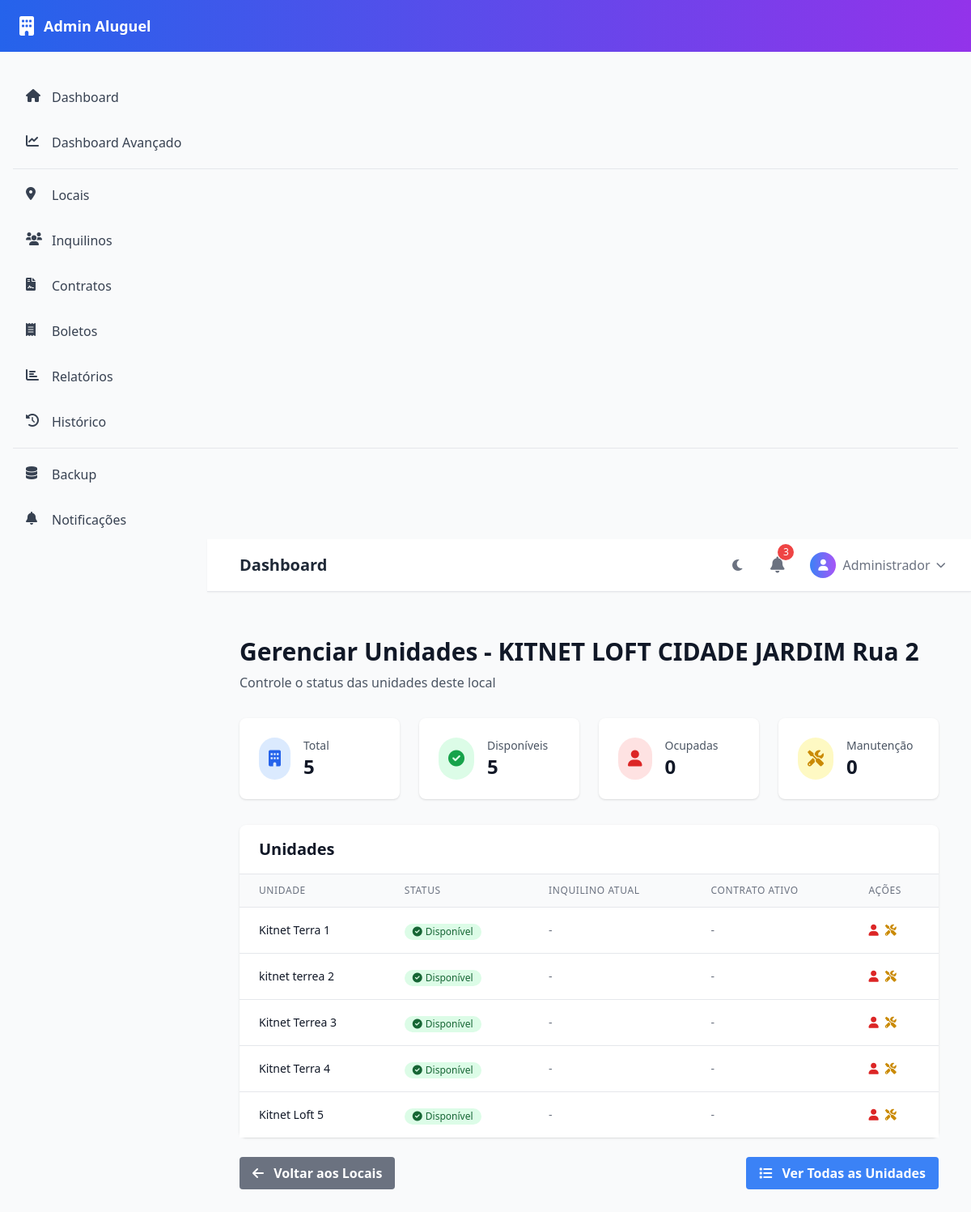
The app's page /gerenciar_unidades/3, older data.
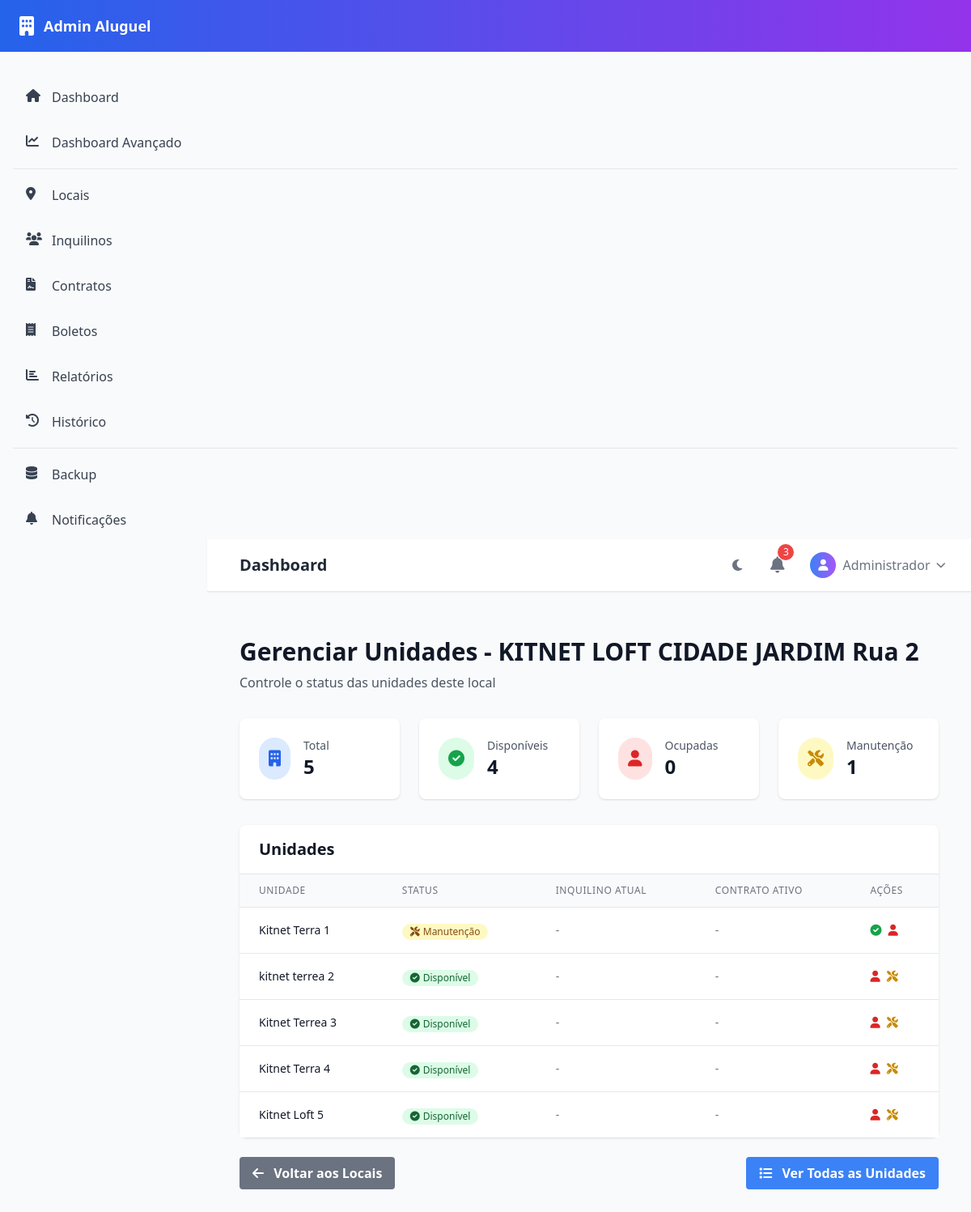
The same page, newer data.
### app/models.py (models this page shows)
class Unidade(db.Model):
    id = db.Column(db.Integer, primary_key=True)
    nome = db.Column(db.String(120), nullable=False)
    local_id = db.Column(db.Integer, db.ForeignKey('local.id'), nullable=False)
    status = db.Column(db.String(20), nullable=False, default='disponivel')  # disponivel, ocupada, manutencao
    inquilinos = db.relationship('Inquilino', backref='unidade', lazy=True)
    contratos = db.relationship('Contrato', backref='unidade', lazy=True)

### app/routes.py (the view)
@app.route('/gerenciar_unidades/<int:local_id>')
def gerenciar_unidades(local_id):
    local = Local.query.get_or_404(local_id)
    unidades = Unidade.query.filter_by(local_id=local_id).all()
    total_unidades = len(unidades)
    unidades_disponiveis = len([u for u in unidades if u.status == 'disponivel'])
    unidades_ocupadas = len([u for u in unidades if u.status == 'ocupada'])
    unidades_manutencao = len([u for u in unidades if u.status == 'manutencao'])
    return render_template('gerenciar_unidades.html',
                         local=local,
                         unidades=unidades,
                         stats={
                             'total': total_unidades,
                             'disponiveis': unidades_disponiveis,
                             'ocupadas': unidades_ocupadas,
                             'manutencao': unidades_manutencao
                         })

### app/templates/gerenciar_unidades.html (shortened to what the changed rows need)
{% extends "base_modern.html" %}
{% block content %}
<div class="container mx-auto px-4 py-8">
    <div class="mb-8">
        <h1 class="text-3xl font-bold text-gray-900 dark:text-white mb-2">
            Gerenciar Unidades - {{ local.nome }}
        </h1>
    </div>
    <div class="grid grid-cols-1 md:grid-cols-4 gap-6 mb-8">
        <div class="bg-white dark:bg-gray-800 rounded-lg shadow p-6">
            <div class="flex items-center">
                <div class="ml-4">
                    <p class="text-sm font-medium text-gray-600 dark:text-gray-400">Disponíveis</p>
                    <p class="text-2xl font-bold text-gray-900 dark:text-white">{{ stats.disponiveis }}</p>
                </div>
            </div>
        </div>
        <div class="bg-white dark:bg-gray-800 rounded-lg shadow p-6">
            <div class="flex items-center">
                <div class="ml-4">
                    <p class="text-sm font-medium text-gray-600 dark:text-gray-400">Manutenção</p>
                    <p class="text-2xl font-bold text-gray-900 dark:text-white">{{ stats.manutencao }}</p>
                </div>
            </div>
        </div>
    </div>
    <div class="bg-white dark:bg-gray-800 rounded-lg shadow">
        <div class="px-6 py-4 border-b border-gray-200 dark:border-gray-700">
            <h2 class="text-xl font-semibold text-gray-900 dark:text-white">Unidades</h2>
        </div>
        <div class="overflow-x-auto">
            <table class="min-w-full divide-y divide-gray-200 dark:divide-gray-700">
                <thead class="bg-gray-50 dark:bg-gray-700">
                    <tr>
                        <th class="px-6 py-3 text-left text-xs font-medium text-gray-500 dark:text-gray-300 uppercase tracking-wider">
                            Unidade
                        </th>
                        <th class="px-6 py-3 text-left text-xs font-medium text-gray-500 dark:text-gray-300 uppercase tracking-wider">
                            Status
                        </th>
                        <th class="px-6 py-3 text-left text-xs font-medium text-gray-500 dark:text-gray-300 uppercase tracking-wider">
                            Inquilino Atual
                        </th>
                        <th class="px-6 py-3 text-left text-xs font-medium text-gray-500 dark:text-gray-300 uppercase tracking-wider">
                            Contrato Ativo
                        </th>
                        <th class="px-6 py-3 text-left text-xs font-medium text-gray-500 dark:text-gray-300 uppercase tracking-wider">
                            Ações
                        </th>
                    </tr>
                </thead>
                <tbody class="bg-white dark:bg-gray-800 divide-y divide-gray-200 dark:divide-gray-700">
                    {% for unidade in unidades %}
                    <tr class="hover:bg-gray-50 dark:hover:bg-gray-700">
                        <td class="px-6 py-4 whitespace-nowrap">
                            <div class="text-sm font-medium text-gray-900 dark:text-white">
                                {{ unidade.nome }}
                            </div>
                        </td>
                        <td class="px-6 py-4 whitespace-nowrap">
                            {% if unidade.status == 'disponivel' %}
                                <span class="inline-flex items-center px-2.5 py-0.5 rounded-full text-xs font-medium bg-green-100 text-green-800 dark:bg-green-900 dark:text-green-200">
                                    <i class="fas fa-check-circle mr-1"></i>
                                    Disponível
                                </span>
                            {% elif unidade.status == 'ocupada' %}
                                <span class="inline-flex items-center px-2.5 py-0.5 rounded-full text-xs font-medium bg-red-100 text-red-800 dark:bg-red-900 dark:text-red-200">
                                    <i class="fas fa-user mr-1"></i>
                                    Ocupada
                                </span>
                            {% elif unidade.status == 'manutencao' %}
                                <span class="inline-flex items-center px-2.5 py-0.5 rounded-full text-xs font-medium bg-yellow-100 text-yellow-800 dark:bg-yellow-900 dark:text-yellow-200">
                                    <i class="fas fa-tools mr-1"></i>
                                    Manutenção
                                </span>
                            {% endif %}
                        </td>
                        <td class="px-6 py-4 whitespace-nowrap text-sm text-gray-900 dark:text-white">
                            {% if unidade.inquilinos %}
                                {% set inquilino_atual = unidade.inquilinos[0] %}
                                {{ inquilino_atual.nome }}
                            {% else %}
                                <span class="text-gray-500 dark:text-gray-400">-</span>
                            {% endif %}
                        </td>
                        <td class="px-6 py-4 whitespace-nowrap text-sm text-gray-900 dark:text-white">
                            {% if unidade.contratos %}
                                {% set contrato_ativo = unidade.contratos | selectattr('situacao', 'equalto', 'ativo') | first %}
                                {% if contrato_ativo %}
                                    <span class="text-green-600 dark:text-green-400">Ativo</span>
                                {% else %}
                                    <span class="text-gray-500 dark:text-gray-400">-</span>
                                {% endif %}
                            {% else %}
                                <span class="text-gray-500 dark:text-gray-400">-</span>
                            {% endif %}
                        </td>
                        <td class="px-6 py-4 whitespace-nowrap text-sm font-medium">
                            <div class="flex space-x-2">
                                {% if unidade.status != 'disponivel' %}
                                    <a href="{{ url_for('alterar_status_unidade', unidade_id=unidade.id, status='disponivel') }}"
                                       class="text-green-600 hover:text-green-900 dark:text-green-400 dark:hover:text-green-300"
                                       onclick="return confirm('Marcar unidade como disponível?')">
                                        <i class="fas fa-check-circle"></i>
                                    </a>
                                {% endif %}
                                {% if unidade.status != 'ocupada' %}
                                    <a href="{{ url_for('alterar_status_unidade', unidade_id=unidade.id, status='ocupada') }}"
                                       class="text-red-600 hover:text-red-900 dark:text-red-400 dark:hover:text-red-300"
                                       onclick="return confirm('Marcar unidade como ocupada?')">
                                        <i class="fas fa-user"></i>
                                    </a>
                                {% endif %}
                                {% if unidade.status != 'manutencao' %}
                                    <a href="{{ url_for('alterar_status_unidade', unidade_id=unidade.id, status='manutencao') }}"
                                       class="text-yellow-600 hover:text-yellow-900 dark:text-yellow-400 dark:hover:text-yellow-300"
                                       onclick="return confirm('Marcar unidade em manutenção?')">
                                        <i class="fas fa-tools"></i>
                                    </a>
                                {% endif %}
                            </div>
                        </td>
                    </tr>
                    {% endfor %}
                </tbody>
            </table>
        </div>
    </div>
</div>
{% endblock %}

Row changes from the older to the newer data that the page shows:
changed Unidade "Kitnet Terra 1": status "Disponível" → "Manutenção"
Text that changed along with them:
{{ stats.disponiveis }}: "5" → "4"
{{ stats.manutencao }}: "0" → "1"
